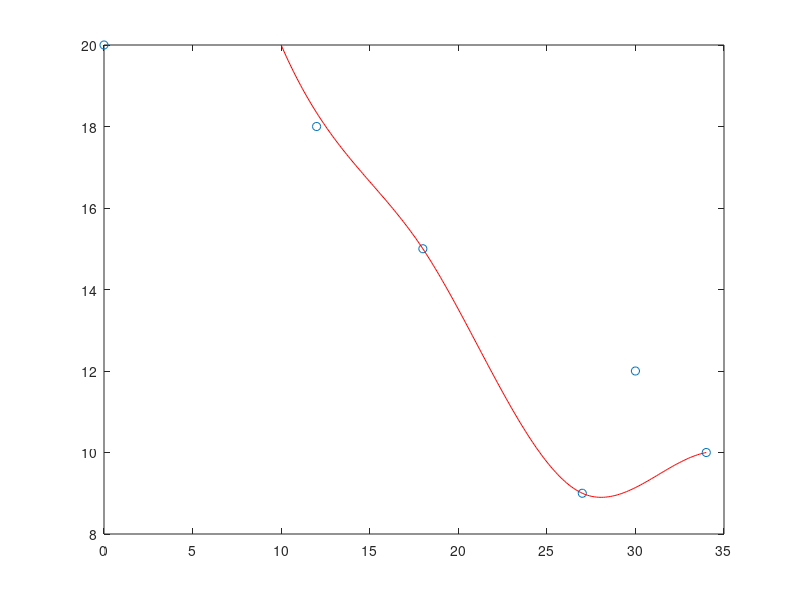

The MATLAB source for this figure:
x = [0 12 18 27 30 34];
y = [20 18 15 9 12 10];

%%Spline completa

xx=[10 18 27 34];
yy=[20 15 9 10];

f_linha_0=(20-18)/(10-12);
f_linha_n=(12-10)/(34-10);

s_completa = spline(xx, [f_linha_0 yy f_linha_n]);

%para ver os segmentos da spline, fazer:
s_completa.coefs

s_29 = spline(xx, [f_linha_0 yy f_linha_n],29)

novo_x=10:0.1:34;
novo_y=spline(xx, [f_linha_0 yy f_linha_n],novo_x);
plot (x,y,'o',novo_x,novo_y,'r');